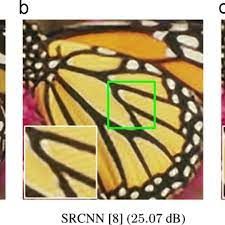
#> input picture Butterfly.jpg, 225 x 225 px
$ jupyter execute --allow-errors ADD_TWO_IMAGES_AND_RESHAP.ipynb   (shell and % lines are left out)
#> lines starting #> are read from the running program, lines starting #| are printed output that depends on the picture
[cell 1]
from google.colab import files
uploaded = files.upload()
#> the answer given: Butterfly.jpg

[cell 2]
import cv2
import numpy as np
from matplotlib import pyplot as plt

[cell 3]
img1 = cv2.imread("Butterfly.jpg")
#> img1 is the input picture: shape (225, 225, 3); mean B, G, R 132, 167.6, 183.7
img_cvt=cv2.cvtColor(img1, cv2.COLOR_BGR2RGB)
plt.imshow(img_cvt)
plt.grid(None)
plt.show()

[cell 4]
print(img1.shape)
#| (225, 225, 3)

[cell 5]
IMG_SIZE1 = 400
IMG_SIZE2 = 400
smallimg1 = cv2.resize(img1,(IMG_SIZE1,IMG_SIZE2))
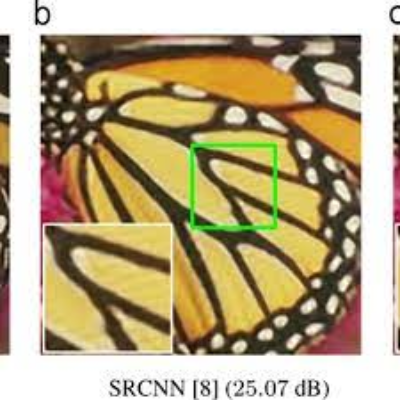
#> smallimg1: shape (400, 400, 3); mean B, G, R 132, 167.5, 183.6
plt.imshow(smallimg1,cmap="gray")
plt.grid(None)

[cell 6]
print(smallimg1.shape)
#| (400, 400, 3)

[cell 7]
from google.colab import files
uploaded = files.upload()
#> the answer given: Butterfly.jpg

[cell 8]
img2 = cv2.imread("zebra.jpg")
#> (the rest of this cell did not finish here and is left out)

#> (a cell that did not finish here is left out)

[cell 10]
IMG_SIZE = 400
smallimg2 = cv2.resize(img_cvt,(IMG_SIZE,IMG_SIZE))
plt.imshow(smallimg2,cmap="gray")
plt.grid(None)

[cell 11]
print(smallimg2.shape)
#| (400, 400, 3)

[cell 12]
add = smallimg1 + smallimg2
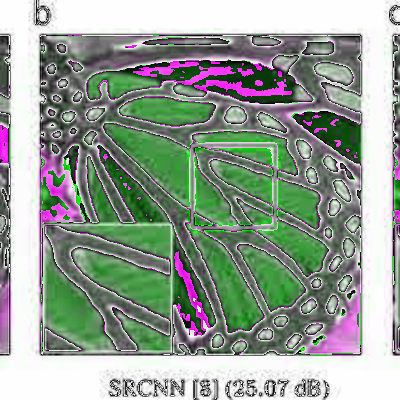
#> add: shape (400, 400, 3); mean B, G, R 149.4, 160.7, 149.4
plt.imshow(add,cmap="gray")
plt.grid(None)
